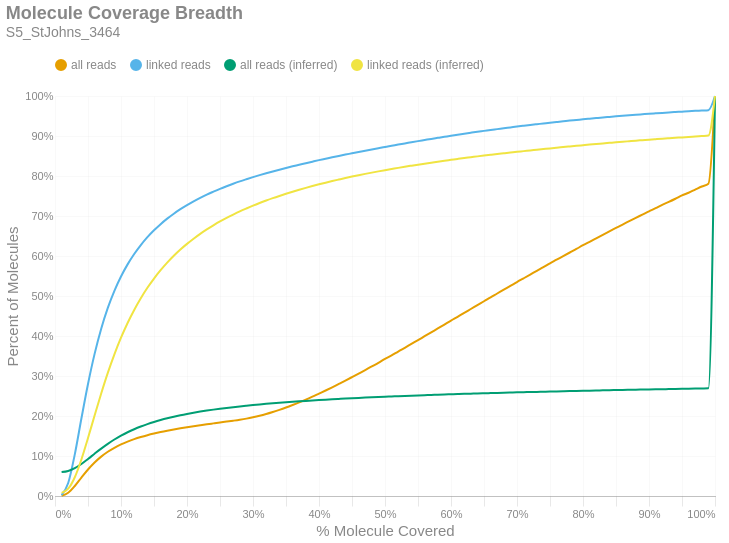

Notebook code for this chart:
### Markdown cell above
### Molecule Read Coverage
This chart shows molecule coverage breadth as computed by the number of bases aligned to that molecule. In other words, "*how much of each unique long molecule is actually sequenced/aligned?*" Keep in mind there is a distinction between sequences and alignments, since some sequences belonging to a particular molecule may not align well and wouldn't appear in the alignment data. This chart also shows molecule coverage breadth as computed by the *inferred fragment* from which the aligned sequences originate. Unlike read coverage, this calculation takes into account the total insert size, including unsequenced gaps between the forward and reverse reads. Like the previous figures, these are cumulative percents.

### Code cell
if SKIPLR:
    print_html(f"Skipped")
else:
    binned_df = consolidated_hist(valids['coverage_bp'], mask, 0.01, True)
    binned_df_inf = consolidated_hist(valids['coverage_inserts'], mask, 0.01, True)
    binned_df = binned_df.with_columns(pl.lit(binned_df_inf['all reads (cumsum)']).alias('all reads (inferred)'))
    binned_df = binned_df.with_columns(pl.lit(binned_df_inf['linked reads (cumsum)']).alias('linked reads (inferred)'))
    binned_df = binned_df.with_columns(
        (pl.col('bin').cast(pl.Float64) + 0.01).alias('right_edge')
    )

    with SafeRender(binned_df):
        (
            density_plot(binned_df, 'Molecule Coverage Breadth', samplename, 'molcov', ['all reads (inferred)','linked reads (inferred)'])
            .encode(
                #x=alt.X('bin:Q', title="% Molecule Covered").axis(format = '%').scale(padding=0),
                x=alt.X('right_edge:Q', title="% Molecule Covered").axis(format='%').scale(padding=0),
                y=alt.Y('value:Q', title='Percent of Molecules')
                    .axis(format='%')
                    .stack(False)
                    .scale(domainMin=0, padding=0),
                color=alt.Color("key:N").scale(domain = ["all reads", "linked reads", "all reads (inferred)", "linked reads (inferred)"]),
                tooltip = [
                    alt.Tooltip("key:N", title = "Data Type"),
                    alt.Tooltip("range_label:N", title="% Molecule Covered"),
                    alt.Tooltip("value:Q", format = ".2%", title="% Molecules")
                ]
            )
        ).display()

### Figure 1 — Vega-Lite specification as saved in the notebook (floating-point values rounded to 4 significant figures)
{"width": "container", "height": 400, "config": {"title": {"anchor": "start", "dy": -15, "fontSize": 18, "color": "#888888", "subtitleColor": "#888888", "subtitleFontSize": 14}, "arc": {"fill": "#0072B2"}, "axis": {"domainColor": "#888888", "domainWidth": 0.5, "gridWidth": 0.2, "grid": false, "titleFontWeight": 400, "titleFontSize": 15, "labelFontSize": 11, "labelColor": "#888888", "tickColor": "#888888", "tickWidth": 0.2, "titleColor": "#888888"}, "axisBand": {"grid": false}, "axisX": {"grid": true, "tickSize": 10, "domainCap": "round"}, "axisY": {"domain": false, "grid": true, "tickSize": 0, "domainCap": "round"}, "background": "transparent", "header": {"labelFontSize": 15, "labelColor": "#888888", "titleFontSize": 15, "titleFontWeight": 600, "titleColor": "#888888"}, "legend": {"labelFont": "sans-serif", "labelFontSize": 12, "labelColor": "#888888", "symbolSize": 100, "symbolType": "circle", "titleFontSize": 12, "titlePadding": 10, "titleColor": "#888888", "title": null, "orient": "top"}, "range": {"category": ["#E69F00", "#56B4E9", "#009E73", "#F0E442", "#0072B2", "#D55E00", "#CC79A7", "#000000"], "diverging": ["#cfe8f3", "#a2d4ec", "#73bfe2", "#46abdb", "#1696d2", "#12719e"]}, "area": {"fill": "#0072B2", "fillOpacity": 0.7, "line": true, "strokeOpacity": 0.7}, "line": {"color": "#0072B2", "stroke": "#0072B2", "strokeWidth": 2}, "trail": {"color": "#0072B2", "stroke": "#0072B2", "strokeWidth": 0, "size": 1}, "point": {"filled": true, "fillOpacity": 1.0, "size": 95}, "text": {"color": "#888888", "fontSize": 11, "align": "right", "fontWeight": 400, "size": 11}, "bar": {"fill": "#0072B2", "stroke": null}, "view": {"stroke": null, "continuousWidth": 660, "continuousHeight": 400}}, "data": {"name": "data-088a5e33b18e559370ac041fe30c87e2"}, "mark": {"type": "line", "interpolate": "monotone", "point": {"opacity": 0, "size": 275}}, "encoding": {"color": {"field": "key", "scale": {"domain": ["all reads", "linked reads", "all reads (inferred)", "linked reads (inferred)"]}, "type": "nominal"}, "tooltip": [{"field": "key", "title": "Data Type", "type": "nominal"}, {"field": "range_label", "title": "% Molecule Covered", "type": "nominal"}, {"field": "value", "format": ".2%", "title": "% Molecules", "type": "quantitative"}], "x": {"axis": {"format": "%"}, "field": "right_edge", "scale": {"padding": 0}, "title": "% Molecule Covered", "type": "quantitative"}, "y": {"axis": {"format": "%"}, "field": "value", "scale": {"domainMin": 0, "padding": 0}, "stack": false, "title": "Percent of Molecules", "type": "quantitative"}}, "params": [{"name": "param_c36ac31b6afebe62", "select": {"type": "point", "fields": ["key"]}, "bind": "legend"}], "title": {"text": "Molecule Coverage Breadth", "subtitle": "S5_StJohns_3464"}, "transform": [{"fold": ["all reads (cumsum)", "linked reads (cumsum)", "all reads (inferred)", "linked reads (inferred)"]}, {"calculate": "replace(datum.key, ' (cumsum)', '')", "as": "key"}, {"filter": {"param": "param_c36ac31b6afebe62"}}], "usermeta": {"embedOptions": {"downloadFileName": "S5_StJohns_3464.molcov"}}, "$schema": "https://vega.github.io/schema/vega-lite/v6.1.0.json", "datasets": {"data-088a5e33b18e559370ac041fe30c87e2": [{"bin": "0.0", "interval": "0.0-0.01", "all reads": 0.0006348, "linked reads": 0.002057, "all reads (cumsum)": 0.0006348, "linked reads (cumsum)": 0.002057, "range_label": "0.0-0.01", "all reads (inferred)": 0.05978, "linked reads (inferred)": 0.007717, "right_edge": 0.01}, {"bin": "0.01", "interval": "0.01-0.02", "all reads": 0.007429, "linked reads": 0.03042, "all reads (cumsum)": 0.008064, "linked reads (cumsum)": 0.03248, "range_label": "0.01-0.02", "all reads (inferred)": 0.06257, "linked reads (inferred)": 0.01818, "right_edge": 0.02}, {"bin": "0.02", "interval": "0.02-0.03", "all reads": 0.01695, "linked reads": 0.07163, "all reads (cumsum)": 0.02502, "linked reads (cumsum)": 0.1041, "range_label": "0.02-0.03", "all reads (inferred)": 0.06957, "linked reads (inferred)": 0.04696, "right_edge": 0.03}, {"bin": "0.03", "interval": "0.03-0.04", "all reads": 0.021, "linked reads": 0.0895, "all reads (cumsum)": 0.04602, "linked reads (cumsum)": 0.1936, "range_label": "0.03-0.04", "all reads (inferred)": 0.08008, "linked reads (inferred)": 0.09135, "right_edge": 0.04}, {"bin": "0.04", "interval": "0.04-0.05", "all reads": 0.02015, "linked reads": 0.08634, "all reads (cumsum)": 0.06617, "linked reads (cumsum)": 0.28, "range_label": "0.04-0.05", "all reads (inferred)": 0.09262, "linked reads (inferred)": 0.1448, "right_edge": 0.05}, {"bin": "0.05", "interval": "0.05-0.06", "all reads": 0.01756, "linked reads": 0.07532, "all reads (cumsum)": 0.08372, "linked reads (cumsum)": 0.3553, "range_label": "0.05-0.06", "all reads (inferred)": 0.1057, "linked reads (inferred)": 0.2012, "right_edge": 0.06}, {"bin": "0.06", "interval": "0.06-0.07", "all reads": 0.01466, "linked reads": 0.06291, "all reads (cumsum)": 0.09839, "linked reads (cumsum)": 0.4182, "range_label": "0.06-0.07", "all reads (inferred)": 0.1185, "linked reads (inferred)": 0.2562, "right_edge": 0.07}, {"bin": "0.07", "interval": "0.07-0.08", "all reads": 0.01214, "linked reads": 0.05205, "all reads (cumsum)": 0.1105, "linked reads (cumsum)": 0.4702, "range_label": "0.07-0.08", "all reads (inferred)": 0.1305, "linked reads (inferred)": 0.3077, "right_edge": 0.08}, {"bin": "0.08", "interval": "0.08-0.09", "all reads": 0.01, "linked reads": 0.04282, "all reads (cumsum)": 0.1205, "linked reads (cumsum)": 0.5131, "range_label": "0.08-0.09", "all reads (inferred)": 0.1412, "linked reads (inferred)": 0.3542, "right_edge": 0.09}, {"bin": "0.09", "interval": "0.09-0.1", "all reads": 0.008388, "linked reads": 0.03579, "all reads (cumsum)": 0.1289, "linked reads (cumsum)": 0.5489, "range_label": "0.09-0.1", "all reads (inferred)": 0.1508, "linked reads (inferred)": 0.3957, "right_edge": 0.1}, {"bin": "0.1", "interval": "0.1-0.11", "all reads": 0.007109, "linked reads": 0.0302, "all reads (cumsum)": 0.136, "linked reads (cumsum)": 0.5791, "range_label": "0.1-0.11", "all reads (inferred)": 0.1594, "linked reads (inferred)": 0.4326, "right_edge": 0.11}, {"bin": "0.11", "interval": "0.11-0.12", "all reads": 0.006116, "linked reads": 0.02594, "all reads (cumsum)": 0.1421, "linked reads (cumsum)": 0.605, "range_label": "0.11-0.12", "all reads (inferred)": 0.1669, "linked reads (inferred)": 0.4652, "right_edge": 0.12}, {"bin": "0.12", "interval": "0.12-0.13", "all reads": 0.005278, "linked reads": 0.02235, "all reads (cumsum)": 0.1474, "linked reads (cumsum)": 0.6273, "range_label": "0.12-0.13", "all reads (inferred)": 0.1737, "linked reads (inferred)": 0.4944, "right_edge": 0.13}, {"bin": "0.13", "interval": "0.13-0.14", "all reads": 0.004666, "linked reads": 0.01965, "all reads (cumsum)": 0.1521, "linked reads (cumsum)": 0.647, "range_label": "0.13-0.14", "all reads (inferred)": 0.1797, "linked reads (inferred)": 0.5205, "right_edge": 0.14}, {"bin": "0.14", "interval": "0.14-0.15", "all reads": 0.004117, "linked reads": 0.01723, "all reads (cumsum)": 0.1562, "linked reads (cumsum)": 0.6642, "range_label": "0.14-0.15", "all reads (inferred)": 0.1851, "linked reads (inferred)": 0.5437, "right_edge": 0.15}, {"bin": "0.15", "interval": "0.15-0.16", "all reads": 0.003726, "linked reads": 0.01545, "all reads (cumsum)": 0.1599, "linked reads (cumsum)": 0.6797, "range_label": "0.15-0.16", "all reads (inferred)": 0.1899, "linked reads (inferred)": 0.5644, "right_edge": 0.16}, {"bin": "0.16", "interval": "0.16-0.17", "all reads": 0.003349, "linked reads": 0.01371, "all reads (cumsum)": 0.1633, "linked reads (cumsum)": 0.6934, "range_label": "0.16-0.17", "all reads (inferred)": 0.1943, "linked reads (inferred)": 0.5834, "right_edge": 0.17}, {"bin": "0.17", "interval": "0.17-0.18", "all reads": 0.003086, "linked reads": 0.01238, "all reads (cumsum)": 0.1664, "linked reads (cumsum)": 0.7058, "range_label": "0.17-0.18", "all reads (inferred)": 0.1982, "linked reads (inferred)": 0.6005, "right_edge": 0.18}, {"bin": "0.18", "interval": "0.18-0.19", "all reads": 0.002873, "linked reads": 0.01123, "all reads (cumsum)": 0.1692, "linked reads (cumsum)": 0.717, "range_label": "0.18-0.19", "all reads (inferred)": 0.2019, "linked reads (inferred)": 0.6161, "right_edge": 0.19}, {"bin": "0.19", "interval": "0.19-0.2", "all reads": 0.002679, "linked reads": 0.0102, "all reads (cumsum)": 0.1719, "linked reads (cumsum)": 0.7272, "range_label": "0.19-0.2", "all reads (inferred)": 0.2051, "linked reads (inferred)": 0.6303, "right_edge": 0.2}, {"bin": "0.2", "interval": "0.2-0.21", "all reads": 0.00254, "linked reads": 0.009373, "all reads (cumsum)": 0.1745, "linked reads (cumsum)": 0.7366, "range_label": "0.2-0.21", "all reads (inferred)": 0.2082, "linked reads (inferred)": 0.6433, "right_edge": 0.21}, {"bin": "0.21", "interval": "0.21-0.22", "all reads": 0.002439, "linked reads": 0.008735, "all reads (cumsum)": 0.1769, "linked reads (cumsum)": 0.7453, "range_label": "0.21-0.22", "all reads (inferred)": 0.211, "linked reads (inferred)": 0.6554, "right_edge": 0.22}, {"bin": "0.22", "interval": "0.22-0.23", "all reads": 0.002383, "linked reads": 0.008142, "all reads (cumsum)": 0.1793, "linked reads (cumsum)": 0.7534, "range_label": "0.22-0.23", "all reads (inferred)": 0.2136, "linked reads (inferred)": 0.6665, "right_edge": 0.23}, {"bin": "0.23", "interval": "0.23-0.24", "all reads": 0.002266, "linked reads": 0.007381, "all reads (cumsum)": 0.1815, "linked reads (cumsum)": 0.7608, "range_label": "0.23-0.24", "all reads (inferred)": 0.2159, "linked reads (inferred)": 0.6767, "right_edge": 0.24}, {"bin": "0.24", "interval": "0.24-0.25", "all reads": 0.002251, "linked reads": 0.007082, "all reads (cumsum)": 0.1838, "linked reads (cumsum)": 0.7679, "range_label": "0.24-0.25", "all reads (inferred)": 0.2182, "linked reads (inferred)": 0.6864, "right_edge": 0.25}, {"bin": "0.25", "interval": "0.25-0.26", "all reads": 0.002201, "linked reads": 0.006536, "all reads (cumsum)": 0.186, "linked reads (cumsum)": 0.7744, "range_label": "0.25-0.26", "all reads (inferred)": 0.2202, "linked reads (inferred)": 0.6952, "right_edge": 0.26}, {"bin": "0.26", "interval": "0.26-0.27", "all reads": 0.00227, "linked reads": 0.006197, "all reads (cumsum)": 0.1883, "linked reads (cumsum)": 0.7806, "range_label": "0.26-0.27", "all reads (inferred)": 0.2222, "linked reads (inferred)": 0.7035, "right_edge": 0.27}, {"bin": "0.27", "interval": "0.27-0.28", "all reads": 0.002416, "linked reads": 0.005833, "all reads (cumsum)": 0.1907, "linked reads (cumsum)": 0.7865, "range_label": "0.27-0.28", "all reads (inferred)": 0.224, "linked reads (inferred)": 0.7114, "right_edge": 0.28}, {"bin": "0.28", "interval": "0.28-0.29", "all reads": 0.002751, "linked reads": 0.005402, "all reads (cumsum)": 0.1934, "linked reads (cumsum)": 0.7919, "range_label": "0.28-0.29", "all reads (inferred)": 0.2257, "linked reads (inferred)": 0.7188, "right_edge": 0.29}, {"bin": "0.29", "interval": "0.29-0.3", "all reads": 0.003349, "linked reads": 0.005213, "all reads (cumsum)": 0.1968, "linked reads (cumsum)": 0.7971, "range_label": "0.29-0.3", "all reads (inferred)": 0.2274, "linked reads (inferred)": 0.7258, "right_edge": 0.3}, {"bin": "0.3", "interval": "0.3-0.31", "all reads": 0.00386, "linked reads": 0.005012, "all reads (cumsum)": 0.2006, "linked reads (cumsum)": 0.8021, "range_label": "0.3-0.31", "all reads (inferred)": 0.2289, "linked reads (inferred)": 0.7324, "right_edge": 0.31}, {"bin": "0.31", "interval": "0.31-0.32", "all reads": 0.004439, "linked reads": 0.004795, "all reads (cumsum)": 0.2051, "linked reads (cumsum)": 0.8069, "range_label": "0.31-0.32", "all reads (inferred)": 0.2304, "linked reads (inferred)": 0.7386, "right_edge": 0.32}, {"bin": "0.32", "interval": "0.32-0.33", "all reads": 0.004986, "linked reads": 0.004558, "all reads (cumsum)": 0.2101, "linked reads (cumsum)": 0.8115, "range_label": "0.32-0.33", "all reads (inferred)": 0.2317, "linked reads (inferred)": 0.7446, "right_edge": 0.33}, {"bin": "0.33", "interval": "0.33-0.34", "all reads": 0.005338, "linked reads": 0.004395, "all reads (cumsum)": 0.2154, "linked reads (cumsum)": 0.8159, "range_label": "0.33-0.34", "all reads (inferred)": 0.233, "linked reads (inferred)": 0.7501, "right_edge": 0.34}, {"bin": "0.34", "interval": "0.34-0.35", "all reads": 0.005804, "linked reads": 0.004244, "all reads (cumsum)": 0.2212, "linked reads (cumsum)": 0.8201, "range_label": "0.34-0.35", "all reads (inferred)": 0.2343, "linked reads (inferred)": 0.7555, "right_edge": 0.35}, {"bin": "0.35", "interval": "0.35-0.36", "all reads": 0.006275, "linked reads": 0.004103, "all reads (cumsum)": 0.2275, "linked reads (cumsum)": 0.8242, "range_label": "0.35-0.36", "all reads (inferred)": 0.2355, "linked reads (inferred)": 0.7606, "right_edge": 0.36}, {"bin": "0.36", "interval": "0.36-0.37", "all reads": 0.006559, "linked reads": 0.003874, "all reads (cumsum)": 0.234, "linked reads (cumsum)": 0.8281, "range_label": "0.36-0.37", "all reads (inferred)": 0.2367, "linked reads (inferred)": 0.7656, "right_edge": 0.37}, {"bin": "0.37", "interval": "0.37-0.38", "all reads": 0.006973, "linked reads": 0.003987, "all reads (cumsum)": 0.241, "linked reads (cumsum)": 0.8321, "range_label": "0.37-0.38", "all reads (inferred)": 0.2378, "linked reads (inferred)": 0.7704, "right_edge": 0.38}, {"bin": "0.38", "interval": "0.38-0.39", "all reads": 0.007309, "linked reads": 0.003813, "all reads (cumsum)": 0.2483, "linked reads (cumsum)": 0.8359, "range_label": "0.38-0.39", "all reads (inferred)": 0.2388, "linked reads (inferred)": 0.7748, "right_edge": 0.39}, {"bin": "0.39", "interval": "0.39-0.4", "all reads": 0.007728, "linked reads": 0.003755, "all reads (cumsum)": 0.2561, "linked reads (cumsum)": 0.8396, "range_label": "0.39-0.4", "all reads (inferred)": 0.2398, "linked reads (inferred)": 0.7792, "right_edge": 0.4}, {"bin": "0.4", "interval": "0.4-0.41", "all reads": 0.007727, "linked reads": 0.003527, "all reads (cumsum)": 0.2638, "linked reads (cumsum)": 0.8432, "range_label": "0.4-0.41", "all reads (inferred)": 0.2408, "linked reads (inferred)": 0.7833, "right_edge": 0.41}, {"bin": "0.41", "interval": "0.41-0.42", "all reads": 0.008026, "linked reads": 0.003533, "all reads (cumsum)": 0.2718, "linked reads (cumsum)": 0.8467, "range_label": "0.41-0.42", "all reads (inferred)": 0.2417, "linked reads (inferred)": 0.7873, "right_edge": 0.42}, {"bin": "0.42", "interval": "0.42-0.43", "all reads": 0.008296, "linked reads": 0.003447, "all reads (cumsum)": 0.2801, "linked reads (cumsum)": 0.8501, "range_label": "0.42-0.43", "all reads (inferred)": 0.2426, "linked reads (inferred)": 0.7912, "right_edge": 0.43}, {"bin": "0.43", "interval": "0.43-0.44", "all reads": 0.008403, "linked reads": 0.00337, "all reads (cumsum)": 0.2885, "linked reads (cumsum)": 0.8535, "range_label": "0.43-0.44", "all reads (inferred)": 0.2435, "linked reads (inferred)": 0.7949, "right_edge": 0.44}, {"bin": "0.44", "interval": "0.44-0.45", "all reads": 0.008672, "linked reads": 0.00324, "all reads (cumsum)": 0.2972, "linked reads (cumsum)": 0.8567, "range_label": "0.44-0.45", "all reads (inferred)": 0.2444, "linked reads (inferred)": 0.7985, "right_edge": 0.45}, {"bin": "0.45", "interval": "0.45-0.46", "all reads": 0.008799, "linked reads": 0.003304, "all reads (cumsum)": 0.306, "linked reads (cumsum)": 0.86, "range_label": "0.45-0.46", "all reads (inferred)": 0.2452, "linked reads (inferred)": 0.802, "right_edge": 0.46}, {"bin": "0.46", "interval": "0.46-0.47", "all reads": 0.008856, "linked reads": 0.003098, "all reads (cumsum)": 0.3148, "linked reads (cumsum)": 0.8631, "range_label": "0.46-0.47", "all reads (inferred)": 0.246, "linked reads (inferred)": 0.8053, "right_edge": 0.47}, {"bin": "0.47", "interval": "0.47-0.48", "all reads": 0.009117, "linked reads": 0.003141, "all reads (cumsum)": 0.3239, "linked reads (cumsum)": 0.8663, "range_label": "0.47-0.48", "all reads (inferred)": 0.2467, "linked reads (inferred)": 0.8085, "right_edge": 0.48}, {"bin": "0.48", "interval": "0.48-0.49", "all reads": 0.008858, "linked reads": 0.003197, "all reads (cumsum)": 0.3328, "linked reads (cumsum)": 0.8695, "range_label": "0.48-0.49", "all reads (inferred)": 0.2474, "linked reads (inferred)": 0.8115, "right_edge": 0.49}, {"bin": "0.49", "interval": "0.49-0.5", "all reads": 0.009982, "linked reads": 0.003215, "all reads (cumsum)": 0.3428, "linked reads (cumsum)": 0.8727, "range_label": "0.49-0.5", "all reads (inferred)": 0.2481, "linked reads (inferred)": 0.8145, "right_edge": 0.5}, {"bin": "0.5", "interval": "0.5-0.51", "all reads": 0.008597, "linked reads": 0.002878, "all reads (cumsum)": 0.3514, "linked reads (cumsum)": 0.8756, "range_label": "0.5-0.51", "all reads (inferred)": 0.2488, "linked reads (inferred)": 0.8174, "right_edge": 0.51}, {"bin": "0.51", "interval": "0.51-0.52", "all reads": 0.009745, "linked reads": 0.002983, "all reads (cumsum)": 0.3611, "linked reads (cumsum)": 0.8786, "range_label": "0.51-0.52", "all reads (inferred)": 0.2495, "linked reads (inferred)": 0.8203, "right_edge": 0.52}, {"bin": "0.52", "interval": "0.52-0.53", "all reads": 0.009355, "linked reads": 0.002839, "all reads (cumsum)": 0.3705, "linked reads (cumsum)": 0.8814, "range_label": "0.52-0.53", "all reads (inferred)": 0.2502, "linked reads (inferred)": 0.8232, "right_edge": 0.53}, {"bin": "0.53", "interval": "0.53-0.54", "all reads": 0.009677, "linked reads": 0.002939, "all reads (cumsum)": 0.3802, "linked reads (cumsum)": 0.8843, "range_label": "0.53-0.54", "all reads (inferred)": 0.2508, "linked reads (inferred)": 0.8258, "right_edge": 0.54}, {"bin": "0.54", "interval": "0.54-0.55", "all reads": 0.009485, "linked reads": 0.002855, "all reads (cumsum)": 0.3896, "linked reads (cumsum)": 0.8872, "range_label": "0.54-0.55", "all reads (inferred)": 0.2514, "linked reads (inferred)": 0.8284, "right_edge": 0.55}, {"bin": "0.55", "interval": "0.55-0.56", "all reads": 0.009804, "linked reads": 0.002747, "all reads (cumsum)": 0.3995, "linked reads (cumsum)": 0.8899, "range_label": "0.55-0.56", "all reads (inferred)": 0.252, "linked reads (inferred)": 0.8309, "right_edge": 0.56}, {"bin": "0.56", "interval": "0.56-0.57", "all reads": 0.009729, "linked reads": 0.002768, "all reads (cumsum)": 0.4092, "linked reads (cumsum)": 0.8927, "range_label": "0.56-0.57", "all reads (inferred)": 0.2526, "linked reads (inferred)": 0.8333, "right_edge": 0.57}, {"bin": "0.57", "interval": "0.57-0.58", "all reads": 0.009608, "linked reads": 0.002637, "all reads (cumsum)": 0.4188, "linked reads (cumsum)": 0.8953, "range_label": "0.57-0.58", "all reads (inferred)": 0.2532, "linked reads (inferred)": 0.8358, "right_edge": 0.58}, {"bin": "0.58", "interval": "0.58-0.59", "all reads": 0.009777, "linked reads": 0.002643, "all reads (cumsum)": 0.4286, "linked reads (cumsum)": 0.898, "range_label": "0.58-0.59", "all reads (inferred)": 0.2537, "linked reads (inferred)": 0.8382, "right_edge": 0.59}, {"bin": "0.59", "interval": "0.59-0.6", "all reads": 0.009915, "linked reads": 0.002663, "all reads (cumsum)": 0.4385, "linked reads (cumsum)": 0.9007, "range_label": "0.59-0.6", "all reads (inferred)": 0.2543, "linked reads (inferred)": 0.8404, "right_edge": 0.6}, {"bin": "0.6", "interval": "0.6-0.61", "all reads": 0.009503, "linked reads": 0.002556, "all reads (cumsum)": 0.448, "linked reads (cumsum)": 0.9032, "range_label": "0.6-0.61", "all reads (inferred)": 0.2548, "linked reads (inferred)": 0.8427, "right_edge": 0.61}, {"bin": "0.61", "interval": "0.61-0.62", "all reads": 0.00987, "linked reads": 0.002427, "all reads (cumsum)": 0.4579, "linked reads (cumsum)": 0.9056, "range_label": "0.61-0.62", "all reads (inferred)": 0.2553, "linked reads (inferred)": 0.8449, "right_edge": 0.62}, {"bin": "0.62", "interval": "0.62-0.63", "all reads": 0.009645, "linked reads": 0.002526, "all reads (cumsum)": 0.4675, "linked reads (cumsum)": 0.9082, "range_label": "0.62-0.63", "all reads (inferred)": 0.2558, "linked reads (inferred)": 0.847, "right_edge": 0.63}, {"bin": "0.63", "interval": "0.63-0.64", "all reads": 0.009785, "linked reads": 0.002441, "all reads (cumsum)": 0.4773, "linked reads (cumsum)": 0.9106, "range_label": "0.63-0.64", "all reads (inferred)": 0.2563, "linked reads (inferred)": 0.8491, "right_edge": 0.64}, {"bin": "0.64", "interval": "0.64-0.65", "all reads": 0.009586, "linked reads": 0.002206, "all reads (cumsum)": 0.4869, "linked reads (cumsum)": 0.9128, "range_label": "0.64-0.65", "all reads (inferred)": 0.2568, "linked reads (inferred)": 0.8511, "right_edge": 0.65}, {"bin": "0.65", "interval": "0.65-0.66", "all reads": 0.009942, "linked reads": 0.00229, "all reads (cumsum)": 0.4968, "linked reads (cumsum)": 0.9151, "range_label": "0.65-0.66", "all reads (inferred)": 0.2573, "linked reads (inferred)": 0.853, "right_edge": 0.66}, {"bin": "0.66", "interval": "0.66-0.67", "all reads": 0.009438, "linked reads": 0.002102, "all reads (cumsum)": 0.5062, "linked reads (cumsum)": 0.9172, "range_label": "0.66-0.67", "all reads (inferred)": 0.2577, "linked reads (inferred)": 0.8549, "right_edge": 0.67}, {"bin": "0.67", "interval": "0.67-0.68", "all reads": 0.009599, "linked reads": 0.002142, "all reads (cumsum)": 0.5158, "linked reads (cumsum)": 0.9193, "range_label": "0.67-0.68", "all reads (inferred)": 0.2582, "linked reads (inferred)": 0.8568, "right_edge": 0.68}, {"bin": "0.68", "interval": "0.68-0.69", "all reads": 0.009368, "linked reads": 0.002088, "all reads (cumsum)": 0.5252, "linked reads (cumsum)": 0.9214, "range_label": "0.68-0.69", "all reads (inferred)": 0.2586, "linked reads (inferred)": 0.8586, "right_edge": 0.69}, {"bin": "0.69", "interval": "0.69-0.7", "all reads": 0.00966, "linked reads": 0.002117, "all reads (cumsum)": 0.5349, "linked reads (cumsum)": 0.9235, "range_label": "0.69-0.7", "all reads (inferred)": 0.2591, "linked reads (inferred)": 0.8605, "right_edge": 0.7}, {"bin": "0.7", "interval": "0.7-0.71", "all reads": 0.009287, "linked reads": 0.002019, "all reads (cumsum)": 0.5442, "linked reads (cumsum)": 0.9256, "range_label": "0.7-0.71", "all reads (inferred)": 0.2595, "linked reads (inferred)": 0.8622, "right_edge": 0.71}, {"bin": "0.71", "interval": "0.71-0.72", "all reads": 0.009343, "linked reads": 0.001982, "all reads (cumsum)": 0.5535, "linked reads (cumsum)": 0.9275, "range_label": "0.71-0.72", "all reads (inferred)": 0.2599, "linked reads (inferred)": 0.8639, "right_edge": 0.72}, {"bin": "0.72", "interval": "0.72-0.73", "all reads": 0.009461, "linked reads": 0.001906, "all reads (cumsum)": 0.563, "linked reads (cumsum)": 0.9295, "range_label": "0.72-0.73", "all reads (inferred)": 0.2603, "linked reads (inferred)": 0.8656, "right_edge": 0.73}, {"bin": "0.73", "interval": "0.73-0.74", "all reads": 0.009173, "linked reads": 0.001885, "all reads (cumsum)": 0.5721, "linked reads (cumsum)": 0.9313, "range_label": "0.73-0.74", "all reads (inferred)": 0.2607, "linked reads (inferred)": 0.8673, "right_edge": 0.74}, {"bin": "0.74", "interval": "0.74-0.75", "all reads": 0.009664, "linked reads": 0.001928, "all reads (cumsum)": 0.5818, "linked reads (cumsum)": 0.9333, "range_label": "0.74-0.75", "all reads (inferred)": 0.2611, "linked reads (inferred)": 0.869, "right_edge": 0.75}, {"bin": "0.75", "interval": "0.75-0.76", "all reads": 0.008884, "linked reads": 0.001709, "all reads (cumsum)": 0.5907, "linked reads (cumsum)": 0.935, "range_label": "0.75-0.76", "all reads (inferred)": 0.2615, "linked reads (inferred)": 0.8707, "right_edge": 0.76}, {"bin": "0.76", "interval": "0.76-0.77", "all reads": 0.009105, "linked reads": 0.001722, "all reads (cumsum)": 0.5998, "linked reads (cumsum)": 0.9367, "range_label": "0.76-0.77", "all reads (inferred)": 0.2619, "linked reads (inferred)": 0.8723, "right_edge": 0.77}, {"bin": "0.77", "interval": "0.77-0.78", "all reads": 0.008957, "linked reads": 0.001765, "all reads (cumsum)": 0.6088, "linked reads (cumsum)": 0.9385, "range_label": "0.77-0.78", "all reads (inferred)": 0.2623, "linked reads (inferred)": 0.8739, "right_edge": 0.78}, {"bin": "0.78", "interval": "0.78-0.79", "all reads": 0.008882, "linked reads": 0.001622, "all reads (cumsum)": 0.6176, "linked reads (cumsum)": 0.9401, "range_label": "0.78-0.79", "all reads (inferred)": 0.2627, "linked reads (inferred)": 0.8755, "right_edge": 0.79}, {"bin": "0.79", "interval": "0.79-0.8", "all reads": 0.009321, "linked reads": 0.001697, "all reads (cumsum)": 0.627, "linked reads (cumsum)": 0.9418, "range_label": "0.79-0.8", "all reads (inferred)": 0.2631, "linked reads (inferred)": 0.877, "right_edge": 0.8}, {"bin": "0.8", "interval": "0.8-0.81", "all reads": 0.008545, "linked reads": 0.00155, "all reads (cumsum)": 0.6355, "linked reads (cumsum)": 0.9433, "range_label": "0.8-0.81", "all reads (inferred)": 0.2634, "linked reads (inferred)": 0.8785, "right_edge": 0.81}, {"bin": "0.81", "interval": "0.81-0.82", "all reads": 0.008731, "linked reads": 0.001522, "all reads (cumsum)": 0.6442, "linked reads (cumsum)": 0.9449, "range_label": "0.81-0.82", "all reads (inferred)": 0.2638, "linked reads (inferred)": 0.8799, "right_edge": 0.82}, {"bin": "0.82", "interval": "0.82-0.83", "all reads": 0.008794, "linked reads": 0.001506, "all reads (cumsum)": 0.653, "linked reads (cumsum)": 0.9464, "range_label": "0.82-0.83", "all reads (inferred)": 0.2641, "linked reads (inferred)": 0.8814, "right_edge": 0.83}, {"bin": "0.83", "interval": "0.83-0.84", "all reads": 0.008635, "linked reads": 0.001377, "all reads (cumsum)": 0.6617, "linked reads (cumsum)": 0.9477, "range_label": "0.83-0.84", "all reads (inferred)": 0.2645, "linked reads (inferred)": 0.8828, "right_edge": 0.84}, {"bin": "0.84", "interval": "0.84-0.85", "all reads": 0.00848, "linked reads": 0.00137, "all reads (cumsum)": 0.6701, "linked reads (cumsum)": 0.9491, "range_label": "0.84-0.85", "all reads (inferred)": 0.2648, "linked reads (inferred)": 0.8843, "right_edge": 0.85}, {"bin": "0.85", "interval": "0.85-0.86", "all reads": 0.00856, "linked reads": 0.001347, "all reads (cumsum)": 0.6787, "linked reads (cumsum)": 0.9505, "range_label": "0.85-0.86", "all reads (inferred)": 0.2652, "linked reads (inferred)": 0.8857, "right_edge": 0.86}, {"bin": "0.86", "interval": "0.86-0.87", "all reads": 0.008247, "linked reads": 0.001302, "all reads (cumsum)": 0.6869, "linked reads (cumsum)": 0.9518, "range_label": "0.86-0.87", "all reads (inferred)": 0.2655, "linked reads (inferred)": 0.887, "right_edge": 0.87}, {"bin": "0.87", "interval": "0.87-0.88", "all reads": 0.008432, "linked reads": 0.001275, "all reads (cumsum)": 0.6954, "linked reads (cumsum)": 0.953, "range_label": "0.87-0.88", "all reads (inferred)": 0.2658, "linked reads (inferred)": 0.8883, "right_edge": 0.88}, {"bin": "0.88", "interval": "0.88-0.89", "all reads": 0.008153, "linked reads": 0.001243, "all reads (cumsum)": 0.7035, "linked reads (cumsum)": 0.9543, "range_label": "0.88-0.89", "all reads (inferred)": 0.2661, "linked reads (inferred)": 0.8896, "right_edge": 0.89}, {"bin": "0.89", "interval": "0.89-0.9", "all reads": 0.008277, "linked reads": 0.001241, "all reads (cumsum)": 0.7118, "linked reads (cumsum)": 0.9555, "range_label": "0.89-0.9", "all reads (inferred)": 0.2664, "linked reads (inferred)": 0.8908, "right_edge": 0.9}, {"bin": "0.9", "interval": "0.9-0.91", "all reads": 0.007638, "linked reads": 0.001146, "all reads (cumsum)": 0.7194, "linked reads (cumsum)": 0.9567, "range_label": "0.9-0.91", "all reads (inferred)": 0.2667, "linked reads (inferred)": 0.892, "right_edge": 0.91}, {"bin": "0.91", "interval": "0.91-0.92", "all reads": 0.008581, "linked reads": 0.001134, "all reads (cumsum)": 0.728, "linked reads (cumsum)": 0.9578, "range_label": "0.91-0.92", "all reads (inferred)": 0.267, "linked reads (inferred)": 0.8932, "right_edge": 0.92}, {"bin": "0.92", "interval": "0.92-0.93", "all reads": 0.007281, "linked reads": 0.0011, "all reads (cumsum)": 0.7353, "linked reads (cumsum)": 0.9589, "range_label": "0.92-0.93", "all reads (inferred)": 0.2673, "linked reads (inferred)": 0.8943, "right_edge": 0.93}, {"bin": "0.93", "interval": "0.93-0.94", "all reads": 0.007812, "linked reads": 0.001025, "all reads (cumsum)": 0.7431, "linked reads (cumsum)": 0.9599, "range_label": "0.93-0.94", "all reads (inferred)": 0.2676, "linked reads (inferred)": 0.8954, "right_edge": 0.94}, {"bin": "0.94", "interval": "0.94-0.95", "all reads": 0.0083, "linked reads": 0.001009, "all reads (cumsum)": 0.7514, "linked reads (cumsum)": 0.9609, "range_label": "0.94-0.95", "all reads (inferred)": 0.2679, "linked reads (inferred)": 0.8965, "right_edge": 0.95}, {"bin": "0.95", "interval": "0.95-0.96", "all reads": 0.006786, "linked reads": 0.001012, "all reads (cumsum)": 0.7582, "linked reads (cumsum)": 0.9619, "range_label": "0.95-0.96", "all reads (inferred)": 0.2682, "linked reads (inferred)": 0.8976, "right_edge": 0.96}, {"bin": "0.96", "interval": "0.96-0.97", "all reads": 0.007773, "linked reads": 0.0009384, "all reads (cumsum)": 0.766, "linked reads (cumsum)": 0.9629, "range_label": "0.96-0.97", "all reads (inferred)": 0.2685, "linked reads (inferred)": 0.8988, "right_edge": 0.97}, {"bin": "0.97", "interval": "0.97-0.98", "all reads": 0.007745, "linked reads": 0.0008787, "all reads (cumsum)": 0.7737, "linked reads (cumsum)": 0.9638, "range_label": "0.97-0.98", "all reads (inferred)": 0.2688, "linked reads (inferred)": 0.8999, "right_edge": 0.98}, {"bin": "0.98", "interval": "0.98-0.99", "all reads": 0.006899, "linked reads": 0.0009129, "all reads (cumsum)": 0.7806, "linked reads (cumsum)": 0.9647, "range_label": "0.98-0.99", "all reads (inferred)": 0.2691, "linked reads (inferred)": 0.901, "right_edge": 0.99}, {"bin": "0.99", "interval": "0.99-1.0", "all reads": 0.2194, "linked reads": 0.03533, "all reads (cumsum)": 1.0, "linked reads (cumsum)": 1.0, "range_label": "0.99-1.0", "all reads (inferred)": 1.0, "linked reads (inferred)": 1.0, "right_edge": 1.0}]}}
